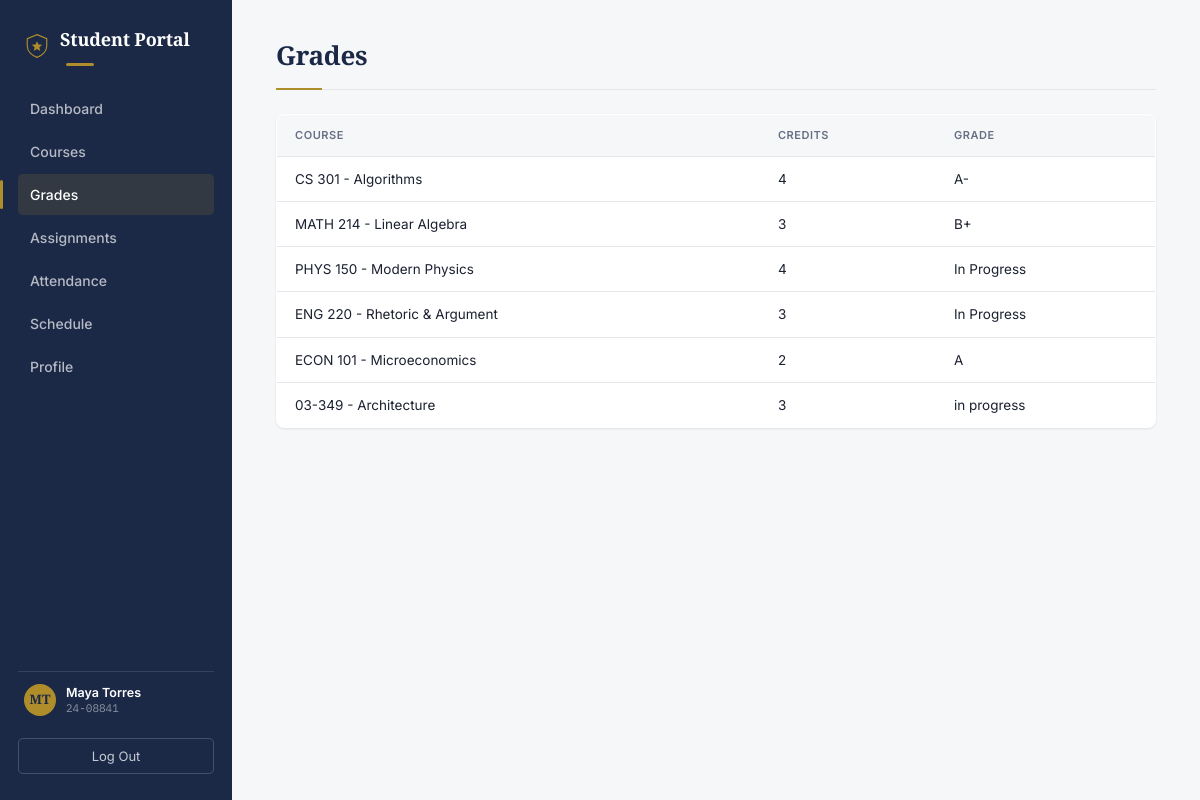
Page /grades/ (signed in) on the committed database.
### portal/models.py (models this page shows, shortened)
class Student(models.Model):
    user = models.OneToOneField(User, on_delete=models.CASCADE)
    student_id = models.CharField(max_length=20)
    major = models.CharField(max_length=100, blank=True)

class Enrollment(models.Model):
    student = models.ForeignKey(Student, on_delete=models.CASCADE, related_name="enrollments")
    course = models.ForeignKey(Course, on_delete=models.CASCADE)
    progress_percent = models.IntegerField(default=0)     # 0-100, how much of the course is done
    attendance_percent = models.IntegerField(default=100)  # 0-100, how often they showed up
    grade = models.CharField(max_length=20, default="In Progress")  # e.g. "A-", "In Progress"

class Course(models.Model):
    code = models.CharField(max_length=20)       # e.g. "CS 301"
    title = models.CharField(max_length=200)      # e.g. "Algorithms"
    credits = models.IntegerField(default=3)
    teacher = models.ForeignKey(
        Teacher, on_delete=models.SET_NULL, null=True, blank=True, related_name="courses"
    )

### portal/views.py (the view)
# urls.py: path("grades/", views.grades, name="grades"),
@login_required
@student_required
def grades(request):
    student = _get_student(request.user)
    enrollments = student.enrollments.select_related("course")
    return render(request, "portal/grades.html", {"enrollments": enrollments})

### portal/context_processors.py (called while the page is built)
def student_context(request):
    if not request.user.is_authenticated:
        return {}
    context = {}
    try:
        context["current_student"] = Student.objects.get(user=request.user)
    except Student.DoesNotExist:
        pass
    try:
        context["current_teacher"] = Teacher.objects.get(user=request.user)
    except Teacher.DoesNotExist:
        pass
    return context

### portal/views.py (called while the page is built)
def _get_student(user):
    return get_object_or_404(Student, user=user)

def student_required(view_func):
    @wraps(view_func)
    def wrapper(request, *args, **kwargs):
        if not Student.objects.filter(user=request.user).exists():
            if Teacher.objects.filter(user=request.user).exists():
                messages.info(request, "That page is for student accounts. Here's your teacher dashboard instead.")
                return redirect("teacher_dashboard")
            messages.error(request, "Your account isn't set up as a student or teacher yet.")
            return redirect("login")
        return view_func(request, *args, **kwargs)
    return wrapper

### portal/templates/portal/grades.html
{% extends "portal/base.html" %}
{% block content %}
  <h1>Grades</h1>
  <table>
    <thead>
      <tr><th>Course</th><th>Credits</th><th>Grade</th></tr>
    </thead>
    <tbody>
      {% for e in enrollments %}
        <tr>
          <td>{{ e.course.code }} - {{ e.course.title }}</td>
          <td>{{ e.course.credits }}</td>
          <td>{{ e.grade }}</td>
        </tr>
      {% empty %}
        <tr><td colspan="3">No grades on record yet.</td></tr>
      {% endfor %}
    </tbody>
  </table>
{% endblock %}

### portal/templates/portal/base.html (shortened to what this page needs)
{% load static %}
<!DOCTYPE html>
<html lang="en">
<head>
  <link rel="stylesheet" href="{% static 'portal/style.css' %}" />
</head>
<body>
  <div id="app-page">
    <aside class="sidebar">
      <div class="logo-row">
        <img src="{% static 'portal/logo.svg' %}" alt="" class="logo-mark" />
        <h2 class="logo">Student Portal</h2>
      </div>
      <nav>
        <a class="nav-btn {% if request.resolver_match.url_name == 'dashboard' %}active{% endif %}" href="{% url 'dashboard' %}">Dashboard</a>
        <a class="nav-btn {% if request.resolver_match.url_name == 'courses' %}active{% endif %}" href="{% url 'courses' %}">Courses</a>
        <a class="nav-btn {% if request.resolver_match.url_name == 'grades' %}active{% endif %}" href="{% url 'grades' %}">Grades</a>
        <a class="nav-btn {% if request.resolver_match.url_name == 'assignments' %}active{% endif %}" href="{% url 'assignments' %}">Assignments</a>
        <a class="nav-btn {% if request.resolver_match.url_name == 'attendance' %}active{% endif %}" href="{% url 'attendance' %}">Attendance</a>
        <a class="nav-btn {% if request.resolver_match.url_name == 'schedule' %}active{% endif %}" href="{% url 'schedule' %}">Schedule</a>
        <a class="nav-btn {% if request.resolver_match.url_name == 'profile' %}active{% endif %}" href="{% url 'profile' %}">Profile</a>
      </nav>
      {% if current_student %}
        <div class="sidebar-student">
          <div class="sidebar-avatar">{{ current_student.user.first_name|slice:":1" }}{{ current_student.user.last_name|slice:":1" }}</div>
          <div class="sidebar-student-info">
            <div class="name">{{ current_student.user.get_full_name|default:current_student.user.username }}</div>
            <div class="id">{{ current_student.student_id }}</div>
          </div>
        </div>
      {% endif %}
      <form method="post" action="{% url 'logout' %}">
        <button id="logout-btn" type="submit">Log Out</button>
      </form>
    </aside>
    <main class="content">
      {% block content %}{% endblock %}
    </main>
  </div>
</body>
</html>

### portal/static/portal/style.css (style rules this page uses)
:root { --navy-900: #1B2947; --navy-700: #2E3F66; --gold-600: #B08D2B; --gold-100: #F5EFDD; --paper: #F6F7F9; --card-bg: #FFFFFF; --border: #E3E6EB; --text: #1B2130; --text-muted: #667085; --success: #1F7A4D; --success-bg: #EAF7EF; --danger: #B3261E; --danger-bg: #FBEAE9; --radius: 8px; --radius-sm: 5px; --shadow-card: 0 1px 2px rgba(16, 24, 40, 0.04), 0 1px 3px rgba(16, 24, 40, 0.06); --shadow-raised: 0 4px 12px rgba(16, 24, 40, 0.08); }
* { box-sizing: border-box; }
body { margin: 0; font-family: 'Inter', -apple-system, BlinkMacSystemFont, sans-serif; background: var(--paper); color: var(--text); font-size: 14.5px; line-height: 1.5; -webkit-font-smoothing: antialiased; }
h1, h2, h3 { font-family: 'Source Serif 4', Georgia, serif; font-weight: 600; letter-spacing: -0.01em; margin: 0; color: var(--navy-900); }
a { color: var(--navy-900); text-decoration: none; }
#app-page { display: flex; min-height: 100vh; }
.sidebar { width: 232px; background: var(--navy-900); color: rgba(255,255,255,0.92); padding: 26px 18px; display: flex; flex-direction: column; position: sticky; top: 0; height: 100vh; }
.logo-row { display: flex; align-items: center; gap: 10px; padding: 0 6px; }
.logo-mark { width: 26px; height: 26px; flex-shrink: 0; }
.logo { color: white; font-size: 18px; margin: 0; }
.logo::after { content: ""; display: block; width: 28px; height: 3px; background: var(--gold-600); margin: 10px 0 0 6px; border-radius: 2px; }
.sidebar nav { display: flex; flex-direction: column; gap: 2px; flex: 1; margin-top: 22px; }
.nav-btn { text-align: left; padding: 10px 12px; border: none; background: none; border-radius: var(--radius-sm); font-size: 14px; font-weight: 500; color: rgba(255,255,255,0.68); cursor: pointer; font-family: inherit; position: relative; transition: background 0.12s ease, color 0.12s ease; }
.nav-btn.active { background: rgba(176,141,43,0.16); color: white; }
.nav-btn.active::before { content: ""; position: absolute; left: -18px; top: 6px; bottom: 6px; width: 3px; background: var(--gold-600); border-radius: 2px; }
.sidebar-student { display: flex; align-items: center; gap: 10px; padding: 12px 6px; margin-top: 14px; border-top: 1px solid rgba(255,255,255,0.12); }
.sidebar-avatar { width: 32px; height: 32px; border-radius: 50%; background: var(--gold-600); color: var(--navy-900); display: flex; align-items: center; justify-content: center; font-family: 'Source Serif 4', serif; font-weight: 700; font-size: 13px; flex-shrink: 0; }
.sidebar-student-info { font-size: 12.5px; line-height: 1.3; overflow: hidden; }
.sidebar-student-info .name { color: white; font-weight: 600; white-space: nowrap; overflow: hidden; text-overflow: ellipsis; }
.sidebar-student-info .id { color: rgba(255,255,255,0.5); font-family: 'IBM Plex Mono', monospace; font-size: 11px; }
#logout-btn { width: 100%; padding: 9px 12px; margin-top: 10px; border: 1px solid rgba(255,255,255,0.18); background: none; color: rgba(255,255,255,0.75); border-radius: var(--radius-sm); font-size: 13px; font-family: inherit; cursor: pointer; transition: border-color 0.15s ease, color 0.15s ease; }
.content { flex: 1; padding: 36px 44px 60px; max-width: 1100px; }
.content h1 { font-size: 26px; margin-bottom: 4px; }
.content > h1 { padding-bottom: 14px; border-bottom: 1px solid var(--border); margin-bottom: 24px; position: relative; }
.content > h1::after { content: ""; position: absolute; left: 0; bottom: -1px; width: 46px; height: 2px; background: var(--gold-600); }
table { width: 100%; border-collapse: collapse; background: var(--card-bg); border: 1px solid var(--border); border-radius: var(--radius); overflow: hidden; box-shadow: var(--shadow-card); }
th, td { text-align: left; padding: 12px 18px; border-bottom: 1px solid var(--border); font-size: 13.5px; }
th { background: var(--paper); font-size: 11px; font-weight: 600; letter-spacing: 0.05em; text-transform: uppercase; color: var(--text-muted); }
tr:last-child td { border-bottom: none; }

### rows in the picture
Student: user.first_name "M", user.last_name "T", user.get_full_name "Maya Torres", student_id "24-08841"
Enrollment: course.code "CS 301", course "Algorithms", course.credits "4", grade "A-"
Enrollment: course.code "MATH 214", course "Linear Algebra", course.credits "3", grade "B+"
Enrollment: course.code "PHYS 150", course "Modern Physics", course.credits "4", grade "In Progress"
Enrollment: course.code "ENG 220", course "Rhetoric & Argument", course.credits "3", grade "In Progress"
Enrollment: course.code "ECON 101", course "Microeconomics", course.credits "2", grade "A"
Enrollment: course.code "03-349", course "Architecture", course.credits "3", grade "in progress"
